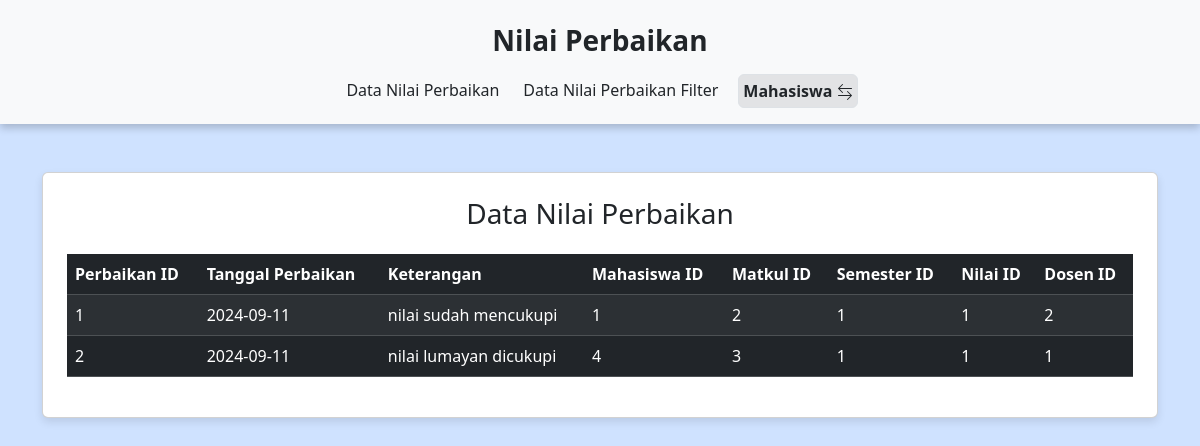
The app's page /view/nilaiPerbaikan.php with its own data.
### tables this page shows
CREATE TABLE `nilai_perbaikan` (
  `perbaikan_id` int NOT NULL,
  `tgl_perbaikan` date NOT NULL,
  `keterangan` varchar(255) NOT NULL,
  `mahasiswa_id` int NOT NULL,
  `matkul_id` int NOT NULL,
  `semester_id` int NOT NULL,
  `nilai_id` int NOT NULL,
  `dosen_id` int NOT NULL
);

### utama.php (called while the page is built, shortened)
<?php
class NilaiPerbaikan {
    private $server = "localhost";
    private $username = "root";
    private $password = "";
    private $name_database = "pweb2";
    protected $koneksi;
    public function __construct() {
        $this->koneksi = mysqli_connect($this->server, $this->username, $this->password, $this->name_database);
    }
    public function tampilNilaiPerbaikan() {
        $query = "SELECT * FROM nilai_perbaikan";
        return mysqli_query($this->koneksi, $query);
    }
}
?>

### view/nilaiPerbaikan.php (the view, shortened to what this page needs)
<?php
require_once '../utama.php';
$nilai = new NilaiPerbaikan();
$result = $nilai->tampilNilaiPerbaikan();
?>
<!DOCTYPE html>
<html lang="en">
<head>
    <link href="https://cdn.jsdelivr.net/npm/bootstrap@5.3.3/dist/css/bootstrap.min.css" rel="stylesheet"
>
</head>
<body class="bg-primary-subtle">
<nav class="navbar navbar-expand-lg navbar-light bg-light navbar-custom pt-4 d-flex flex-column">
    <h3 class="fw-bold">Nilai Perbaikan</h3>
    <div class="justify-content-center d-flex flex-row">
        <a class="nav-link m-2 p-1" href="nilaiPerbaikan.php">Data Nilai Perbaikan</a>
        <a class="nav-link m-2 p-1" href="filter_nilaiPerbaikan.php">Data Nilai Perbaikan Filter</a>
        <a class="nav-link m-2 fw-bold bg-secondary-subtle p-1 border rounded" href="mahasiswa.php">
            Mahasiswa
        </a>
    </div>
</nav>
<div class="container mt-5">
    <div class="card card-custom p-4">
        <h3 class="text-center mb-4">Data Nilai Perbaikan</h3>
        <div class="table-responsive">
            <table class="table table-dark table-striped">
                <thead>
                <tr>
                    <th>Perbaikan ID</th>
                    <th>Tanggal Perbaikan</th>
                    <th>Keterangan</th>
                    <th>Mahasiswa ID</th>
                    <th>Matkul ID</th>
                    <th>Semester ID</th>
                    <th>Nilai ID</th>
                    <th>Dosen ID</th>
                </tr>
                </thead>
                <tbody>
                <?php foreach ($result as $row): ?>
                    <tr>
                        <td><?php echo $row['perbaikan_id']; ?></td>
                        <td><?php echo $row['tgl_perbaikan']; ?></td>
                        <td><?php echo $row['keterangan']; ?></td>
                        <td><?php echo $row['mahasiswa_id']; ?></td>
                        <td><?php echo $row['matkul_id']; ?></td>
                        <td><?php echo $row['semester_id']; ?></td>
                        <td><?php echo $row['nilai_id']; ?></td>
                        <td><?php echo $row['dosen_id']; ?></td>
                    </tr>
                <?php endforeach; ?>
                </tbody>
            </table>
        </div>
    </div>
</div>
</body>
</html>

### view/nilaiPerbaikan.php (style rules this page uses)
.card-custom { box-shadow: 0 4px 8px rgba(0, 0, 0, 0.1); transition: transform 0.2s; }
.nav-link { transition: transform 0.2s; }
.navbar-custom { box-shadow: 0 4px 8px rgba(0, 0, 0, 0.2); }

### records on screen
nilai_perbaikan: perbaikan_id "1", tgl_perbaikan "2024-09-11", keterangan "nilai sudah mencukupi", mahasiswa "1", matkul "2", semester "1", nilai "1", dosen "2"
nilai_perbaikan: perbaikan_id "2", tgl_perbaikan "2024-09-11", keterangan "nilai lumayan dicukupi", mahasiswa "4", matkul "3", semester "1", nilai "1", dosen "1"
